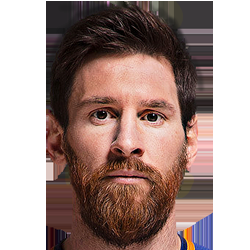
#> input picture messi.png, 250 x 250 px
$ python Evolve.py
#> lines starting #> are read from the running program, lines starting #| are printed output that depends on the picture
import numpy as np
import random
from skimage import io
from skimage.transform import rescale, resize
from skimage import img_as_ubyte
import time


class pop:

    def __init__(self, img, target):
        self.target = target
        self.img = img

    def cal_val(self):
        self.val = np.sum(np.abs(np.subtract(self.target, self.img)))

    @staticmethod
    def generate_pop(size, target):  # return a list of randomly generated population
        for i in range(size):
            a = pop(np.random.randint(0, 256, target.shape), target)
            a.cal_val()
            yield a

    def mutaion(self):
        self.img[random.randint(0, self.img.size - 1)] = random.randint(0, 256)

    def crossover(self, p2):
        pos = random.randint(1, self.img.size)
        return pop(np.concatenate((self.img[:pos], p2.img[pos:])), self.target)


def saveimg(v, img):
    io.imsave(v, img)


def showimg(img):
    io.imshow(img)


def evolve(target):
    Population = pop.generate_pop(100, target)
    Population = sorted(Population, key=lambda e: e.val)
    new_pop = [None] * 100
    set1 = Population[:10]
    set2 = Population[:10]
    limit = 1000
    index = 0
    best_child = Population[0]
    while (index < limit and best_child.val > 1000):
        for i in range(100):
            p1 = set1[int(random.random() * 10)]
            p2 = set2[int(random.random() * 10)]
            child = p1.crossover(p2)
            if int(random.random() * 10) == 1:
                child.mutaion()
            child.cal_val()
            new_pop[i] = child
        Population = new_pop
        Population = sorted(Population, key=lambda e: e.val)
        if Population[0].val < best_child.val:
            # print("New best child found at generation {} with cost {}".format(index, child.val))
            best_child = Population[0]
        index += 1
        set1 = Population[:10]
        set2 = Population[:10]

    return best_child


def main():
    messi = io.imread('messi.png', as_gray=True)
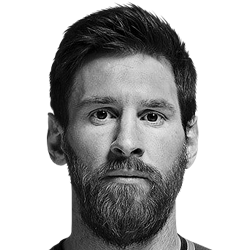
#> messi: shape (250, 250) float64; min 0, max 1, mean 0.688
    resized_messi = resize(messi, (75, 75), anti_aliasing=True)
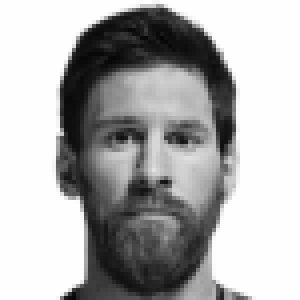
#> resized_messi: shape (75, 75) float64 (shown 4 times larger); min 0.0177, max 1, mean 0.689
    resized_messi = img_as_ubyte(resized_messi)
    og_shape = resized_messi.shape
#> og_shape = (75, 75)
    resized_messi = np.reshape(resized_messi, (resized_messi.size, 1))
#> resized_messi = 5625 values, max 255 at index 0, min 5 at index 715, mean 175.6
    seconds1 = time.time()
    sample = evolve(resized_messi)
#> in evolve, `Population = sorted(Population, key=lambda e: e.val)`: Population = 100 items
#> in evolve, `set1 = Population[:10]`: set1 = 10 items
#> the loop in evolve, `while (index < limit and best_child.val > 1000):` made 1000 passes
    seconds2 = time.time()
    print(seconds2 - seconds1)
    resized_messi = np.reshape(sample.img, og_shape)
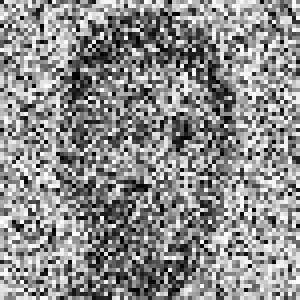
#> resized_messi: shape (75, 75) int64 (shown 4 times larger); min 0, max 256, mean 141.3; drawn with min black and max white
    saveimg('messi_2.png', resized_messi)


#> (the run stopped early here; a loop or call above may not have finished)
